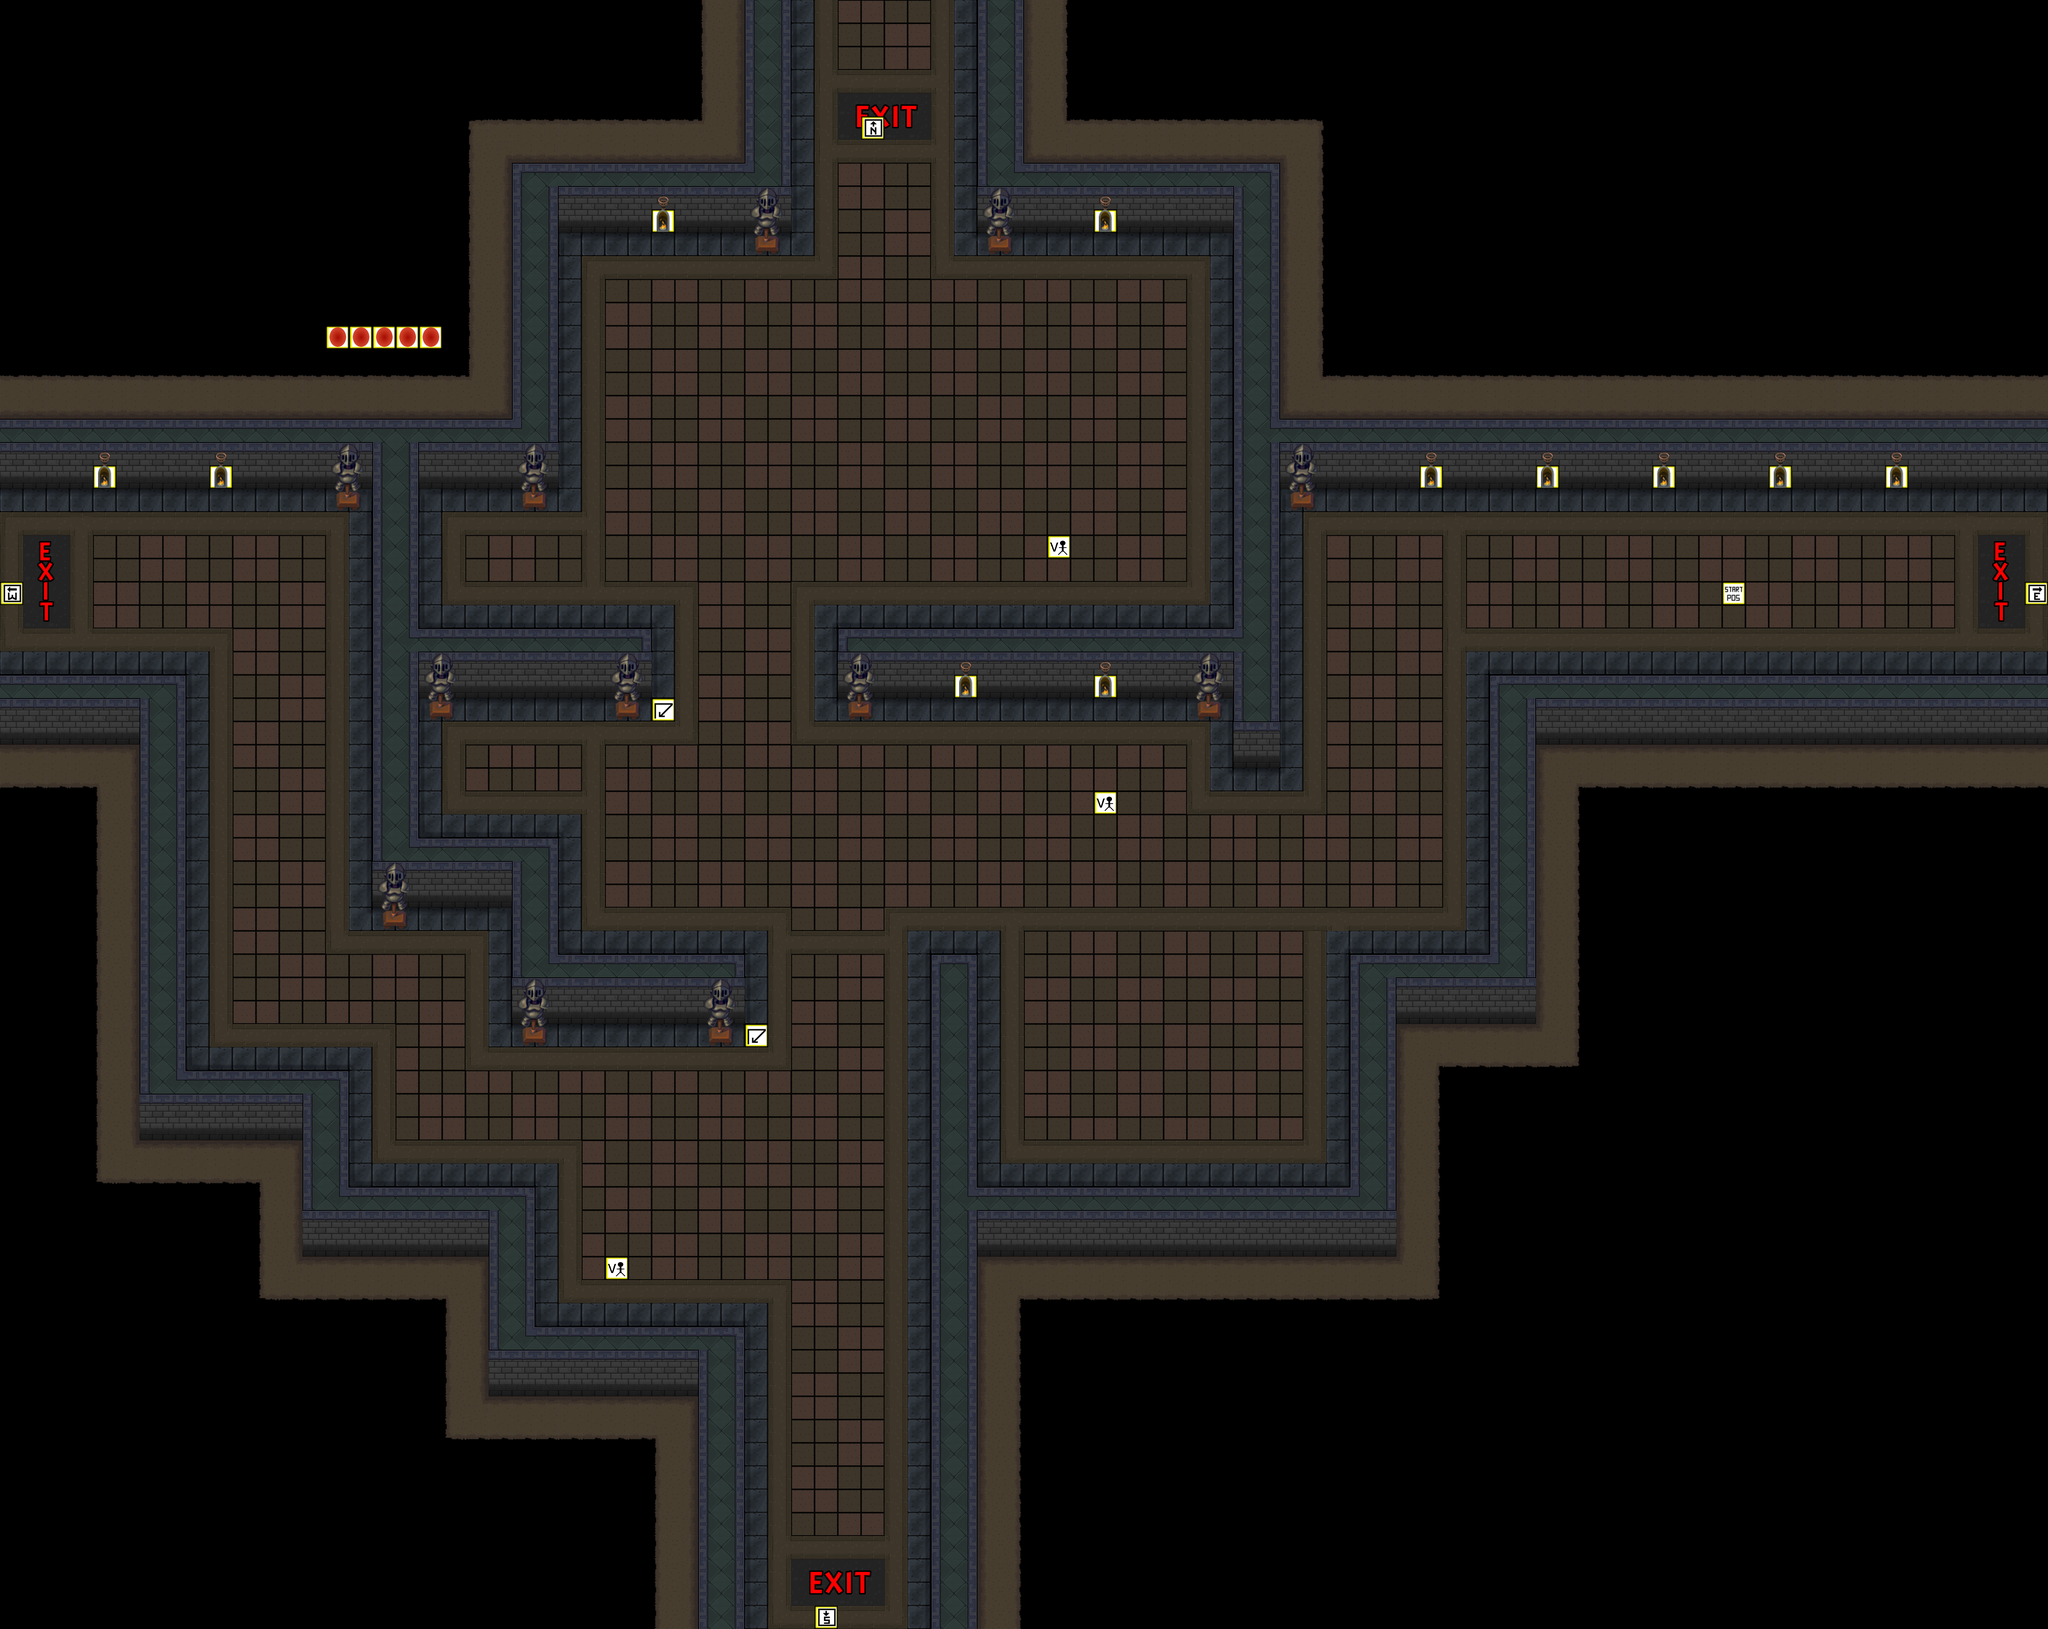

Below is a game level as drawn by its tile map, then a one-line description and the .tmx that defines it (tile-layer data replaced by summaries):
An orthogonal 88x70 tile map with 64x64 px tiles, 3 tile layers (game tiles, extra game tiles, marker tiles), 2 tilesets and 19 objects (19x Collision).

<map version="1.2" tiledversion="1.3.4" orientation="orthogonal" renderorder="left-up" compressionlevel="0" width="88" height="70" tilewidth="64" tileheight="64" infinite="0" nextlayerid="67" nextobjectid="878">
 <tileset firstgid="1" name="marker_tiles" tilewidth="64" tileheight="64" tilecount="100" columns="10">
  <image source="marker_tiles.png" width="640" height="640" />
 </tileset>
 <tileset firstgid="101" name="tileset2" tilewidth="64" tileheight="64" tilecount="616" columns="22">
  <image source="tileset2.png" width="1408" height="1792" />
 </tileset>
 <layer id="62" name="game tiles" width="88" height="70">
  <data>[6160 cells, 3662 non-empty, 73 distinct tile ids]</data>
 </layer>
 <layer id="63" name="extra game tiles" width="88" height="70">
  <data>[6160 cells, 94 non-empty, 8 distinct tile ids]</data>
 </layer>
 <layer id="64" name="marker tiles" width="88" height="70">
  <data>[6160 cells, 26 non-empty, 9 distinct tile ids]</data>
 </layer>
 <objectgroup color="#ffaa00" id="42" name="collision">
  <object id="833" name="Wall" type="Collision" x="0" y="1856" width="512" height="2624" />
  <object id="834" name="Wall" type="Collision" x="512" y="3648" width="1536" height="832" />
  <object id="835" name="Wall" type="Collision" x="4096" y="1856" width="1536" height="768" />
  <object id="837" name="Wall" type="Collision" x="3392" y="640" width="2240" height="704" />
  <object id="839" name="Wall" type="Collision" x="2688" y="0" width="2944" height="640" />
  <object id="840" name="Wall" type="Collision" x="0" y="0" width="1536" height="1344" />
  <object id="853" name="Wall" type="Collision" x="1024" y="2304" width="384" height="192" />
  <object id="854" name="Wall" type="Collision" x="1408" y="2304" width="128" height="320" />
  <object id="858" name="Wall" type="Collision" x="3712" y="2624" width="1920" height="1856" />
  <object id="864" name="Wall" type="Collision" x="3392" y="1344" width="128" height="768" />
  <object id="866" name="Wall" type="Collision" x="2304" y="1728" width="1088" height="192" />
  <object id="868" name="Wall" type="Collision" x="1024" y="1344" width="128" height="960" />
  <object id="869" name="Wall" type="Collision" x="512" y="2944" width="448" height="704" />
  <object id="870" name="Wall" type="Collision" x="960" y="3264" width="512" height="384" />
  <object id="872" name="Wall" type="Collision" x="1408" y="2624" width="640" height="192" />
  <object id="874" name="Wall" type="Collision" x="2560" y="2624" width="128" height="640" />
  <object id="875" name="Wall" type="Collision" x="2560" y="3264" width="1152" height="1216" />
  <object id="876" name="Wall" type="Collision" x="1536" y="0" width="640" height="640" />
  <object id="877" name="Wall" type="Collision" x="1152" y="1728" width="640" height="192" />
 </objectgroup>
</map>
